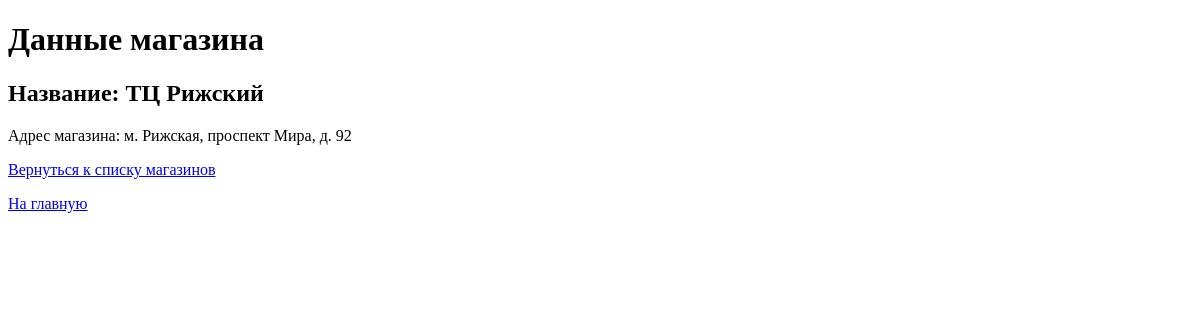
/shop/1, run on an earlier commit of the app's database.
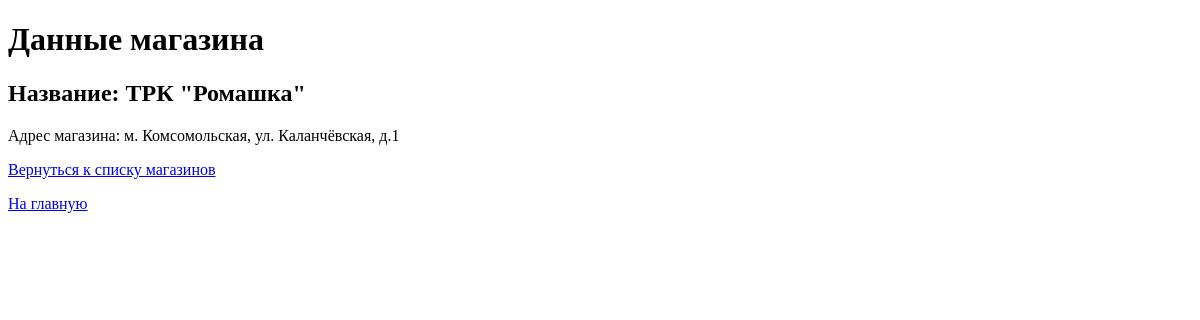
And on a later commit of the database.
### app/models/shop.py (models this page shows)
class Shops(Base):
    __tablename__ = 'shops'
    __table_args__ = {'keep_existing': True}
    id = Column(INTEGER, primary_key=True)
    name = Column(String, unique=True)
    location = Column(String)
    is_active = Column(BOOLEAN, default=True)
    used_buy = relationship(
        'BuyerProd',
        back_populates='shop',
        cascade='save-update, merge, delete, delete-orphan',
        passive_deletes=True,
    )

### app/routers/shop.py (the view)
@shop_router.get('/{shop_id}')
async def select_shop_get(request: Request, db: Annotated[Session, Depends(get_db)], shop_id: int = -1,
                          user=Depends(get_current_user)):
    info = {'request': request, 'title': 'Данные магазина'}
    if user is None:
        pass
    elif user.is_staff:
        info['display'] = 'Ok'
    shop = db.scalar(select(Shops).where(Shops.id == shop_id))
    if shop is None:
        return RedirectResponse('/shop/list', status_code=status.HTTP_303_SEE_OTHER)
    info['shop'] = shop
    return templates.TemplateResponse('shop_page.html', info)

### app/templates/shop/shop_page.html (shortened to what this page needs)
<!DOCTYPE html>
<html lang="en">
<head>
</head>
<body>
    <h1>{{title}}</h1>
       <h2> Название: {{shop.name}}</h2>
       <p>Адрес магазина: {{shop.location}}</p>
        <p><a href="/shop/list"> Вернуться к списку магазинов </a> </p>
    <a href="\main"> На главную</a>
</body>
</html>

What changed in the data, as far as the page shows it:
changed Shops: name "ТЦ Рижский" → "ТРК \"Ромашка\""; location "м. Рижская, проспект Мира, д. 92" → "м. Комсомольская, ул. Каланчёвская, д.1"
